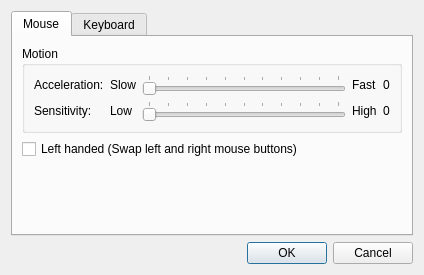
<?xml version="1.0" encoding="UTF-8"?>
<ui version="4.0">
 <class>MainDialog</class>
 <widget class="QDialog" name="MainDialog">
  <property name="geometry">
   <rect>
    <x>0</x>
    <y>0</y>
    <width>424</width>
    <height>275</height>
   </rect>
  </property>
  <property name="windowTitle">
   <string>Input Device Preferences</string>
  </property>
  <property name="windowIcon">
   <iconset theme="input-mouse"/>
  </property>
  <layout class="QVBoxLayout" name="verticalLayout">
   <item>
    <widget class="QTabWidget" name="tabWidget">
     <property name="currentIndex">
      <number>0</number>
     </property>
     <widget class="QWidget" name="mouseTab">
      <attribute name="icon">
       <iconset theme="input-mouse"/>
      </attribute>
      <attribute name="title">
       <string>Mouse</string>
      </attribute>
      <layout class="QVBoxLayout" name="verticalLayout_2">
       <item>
        <widget class="QGroupBox" name="groupBox">
         <property name="title">
          <string>Motion</string>
         </property>
         <layout class="QGridLayout" name="gridLayout">
          <item row="1" column="3">
           <widget class="QLabel" name="label_4">
            <property name="text">
             <string>High</string>
            </property>
           </widget>
          </item>
          <item row="0" column="3">
           <widget class="QLabel" name="label_3">
            <property name="text">
             <string>Fast</string>
            </property>
           </widget>
          </item>
          <item row="1" column="0">
           <widget class="QLabel" name="label_2">
            <property name="text">
             <string>Sensitivity:</string>
            </property>
           </widget>
          </item>
          <item row="1" column="1">
           <widget class="QLabel" name="label_6">
            <property name="text">
             <string>Low</string>
            </property>
           </widget>
          </item>
          <item row="1" column="2">
           <widget class="QSlider" name="mouseThreshold">
            <property name="minimum">
             <number>10</number>
            </property>
            <property name="maximum">
             <number>110</number>
            </property>
            <property name="singleStep">
             <number>10</number>
            </property>
            <property name="orientation">
             <enum>Qt::Horizontal</enum>
            </property>
            <property name="tickPosition">
             <enum>QSlider::TicksAbove</enum>
            </property>
           </widget>
          </item>
          <item row="0" column="0">
           <widget class="QLabel" name="label">
            <property name="text">
             <string>Acceleration:</string>
            </property>
           </widget>
          </item>
          <item row="0" column="2">
           <widget class="QSlider" name="mouseAccel">
            <property name="minimum">
             <number>10</number>
            </property>
            <property name="maximum">
             <number>110</number>
            </property>
            <property name="singleStep">
             <number>10</number>
            </property>
            <property name="orientation">
             <enum>Qt::Horizontal</enum>
            </property>
            <property name="tickPosition">
             <enum>QSlider::TicksAbove</enum>
            </property>
           </widget>
          </item>
          <item row="0" column="1">
           <widget class="QLabel" name="label_5">
            <property name="text">
             <string>Slow</string>
            </property>
           </widget>
          </item>
          <item row="0" column="4">
           <widget class="QLabel" name="label_14">
            <property name="text">
             <string>0</string>
            </property>
           </widget>
          </item>
          <item row="1" column="4">
           <widget class="QLabel" name="label_15">
            <property name="text">
             <string>0</string>
            </property>
           </widget>
          </item>
         </layout>
        </widget>
       </item>
       <item>
        <widget class="QCheckBox" name="mouseLeftHanded">
         <property name="text">
          <string>Left handed (Swap left and right mouse buttons)</string>
         </property>
        </widget>
       </item>
       <item>
        <spacer name="verticalSpacer">
         <property name="orientation">
          <enum>Qt::Vertical</enum>
         </property>
         <property name="sizeHint" stdset="0">
          <size>
           <width>20</width>
           <height>40</height>
          </size>
         </property>
        </spacer>
       </item>
      </layout>
     </widget>
     <widget class="QWidget" name="keyboardTab">
      <attribute name="icon">
       <iconset theme="input-keyboard"/>
      </attribute>
      <attribute name="title">
       <string>Keyboard</string>
      </attribute>
      <layout class="QVBoxLayout" name="verticalLayout_3">
       <item>
        <widget class="QGroupBox" name="groupBox_2">
         <property name="title">
          <string>Character Repeat</string>
         </property>
         <layout class="QGridLayout" name="gridLayout_2">
          <item row="6" column="0" colspan="4">
           <widget class="QLineEdit" name="lineEdit"/>
          </item>
          <item row="2" column="2">
           <widget class="QSlider" name="keyboardInterval">
            <property name="minimum">
             <number>10</number>
            </property>
            <property name="maximum">
             <number>210</number>
            </property>
            <property name="singleStep">
             <number>10</number>
            </property>
            <property name="orientation">
             <enum>Qt::Horizontal</enum>
            </property>
            <property name="tickPosition">
             <enum>QSlider::TicksAbove</enum>
            </property>
           </widget>
          </item>
          <item row="0" column="3">
           <widget class="QLabel" name="label_12">
            <property name="text">
             <string>Long</string>
            </property>
           </widget>
          </item>
          <item row="0" column="2">
           <widget class="QSlider" name="keyboardDelay">
            <property name="minimum">
             <number>100</number>
            </property>
            <property name="maximum">
             <number>1100</number>
            </property>
            <property name="singleStep">
             <number>100</number>
            </property>
            <property name="pageStep">
             <number>100</number>
            </property>
            <property name="orientation">
             <enum>Qt::Horizontal</enum>
            </property>
            <property name="tickPosition">
             <enum>QSlider::TicksAbove</enum>
            </property>
           </widget>
          </item>
          <item row="0" column="0">
           <widget class="QLabel" name="label_7">
            <property name="text">
             <string>Repeat delay:</string>
            </property>
           </widget>
          </item>
          <item row="0" column="1">
           <widget class="QLabel" name="label_10">
            <property name="text">
             <string>Short</string>
            </property>
           </widget>
          </item>
          <item row="2" column="0">
           <widget class="QLabel" name="label_8">
            <property name="text">
             <string>Repeat interval:</string>
            </property>
           </widget>
          </item>
          <item row="5" column="0" colspan="4">
           <widget class="QLabel" name="label_9">
            <property name="text">
             <string>Type in the following box to test your keyboard settings</string>
            </property>
           </widget>
          </item>
          <item row="2" column="1">
           <widget class="QLabel" name="label_11">
            <property name="text">
             <string>Short</string>
            </property>
           </widget>
          </item>
          <item row="2" column="3">
           <widget class="QLabel" name="label_13">
            <property name="text">
             <string>Long</string>
            </property>
           </widget>
          </item>
          <item row="0" column="4">
           <widget class="QLabel" name="label_16">
            <property name="text">
             <string>0</string>
            </property>
           </widget>
          </item>
          <item row="2" column="4">
           <widget class="QLabel" name="label_17">
            <property name="text">
             <string>0</string>
            </property>
           </widget>
          </item>
         </layout>
        </widget>
       </item>
       <item>
        <widget class="QCheckBox" name="keyboardBeep">
         <property name="text">
          <string>Beep when there is an error of keyboard input</string>
         </property>
        </widget>
       </item>
       <item>
        <spacer name="verticalSpacer_2">
         <property name="orientation">
          <enum>Qt::Vertical</enum>
         </property>
         <property name="sizeHint" stdset="0">
          <size>
           <width>20</width>
           <height>40</height>
          </size>
         </property>
        </spacer>
       </item>
      </layout>
     </widget>
    </widget>
   </item>
   <item>
    <widget class="QDialogButtonBox" name="buttonBox">
     <property name="orientation">
      <enum>Qt::Horizontal</enum>
     </property>
     <property name="standardButtons">
      <set>QDialogButtonBox::Cancel|QDialogButtonBox::Ok</set>
     </property>
    </widget>
   </item>
  </layout>
 </widget>
 <resources/>
 <connections>
  <connection>
   <sender>buttonBox</sender>
   <signal>accepted()</signal>
   <receiver>MainDialog</receiver>
   <slot>accept()</slot>
   <hints>
    <hint type="sourcelabel">
     <x>248</x>
     <y>254</y>
    </hint>
    <hint type="destinationlabel">
     <x>157</x>
     <y>274</y>
    </hint>
   </hints>
  </connection>
  <connection>
   <sender>buttonBox</sender>
   <signal>rejected()</signal>
   <receiver>MainDialog</receiver>
   <slot>reject()</slot>
   <hints>
    <hint type="sourcelabel">
     <x>316</x>
     <y>260</y>
    </hint>
    <hint type="destinationlabel">
     <x>286</x>
     <y>274</y>
    </hint>
   </hints>
  </connection>
  <connection>
   <sender>mouseAccel</sender>
   <signal>valueChanged(int)</signal>
   <receiver>label_14</receiver>
   <slot>setNum(int)</slot>
   <hints>
    <hint type="sourcelabel">
     <x>205</x>
     <y>76</y>
    </hint>
    <hint type="destinationlabel">
     <x>368</x>
     <y>74</y>
    </hint>
   </hints>
  </connection>
  <connection>
   <sender>mouseThreshold</sender>
   <signal>valueChanged(int)</signal>
   <receiver>label_15</receiver>
   <slot>setNum(int)</slot>
   <hints>
    <hint type="sourcelabel">
     <x>249</x>
     <y>100</y>
    </hint>
    <hint type="destinationlabel">
     <x>368</x>
     <y>101</y>
    </hint>
   </hints>
  </connection>
  <connection>
   <sender>keyboardDelay</sender>
   <signal>valueChanged(int)</signal>
   <receiver>label_16</receiver>
   <slot>setNum(int)</slot>
   <hints>
    <hint type="sourcelabel">
     <x>242</x>
     <y>77</y>
    </hint>
    <hint type="destinationlabel">
     <x>367</x>
     <y>79</y>
    </hint>
   </hints>
  </connection>
  <connection>
   <sender>keyboardInterval</sender>
   <signal>valueChanged(int)</signal>
   <receiver>label_17</receiver>
   <slot>setNum(int)</slot>
   <hints>
    <hint type="sourcelabel">
     <x>225</x>
     <y>106</y>
    </hint>
    <hint type="destinationlabel">
     <x>365</x>
     <y>106</y>
    </hint>
   </hints>
  </connection>
 </connections>
</ui>
